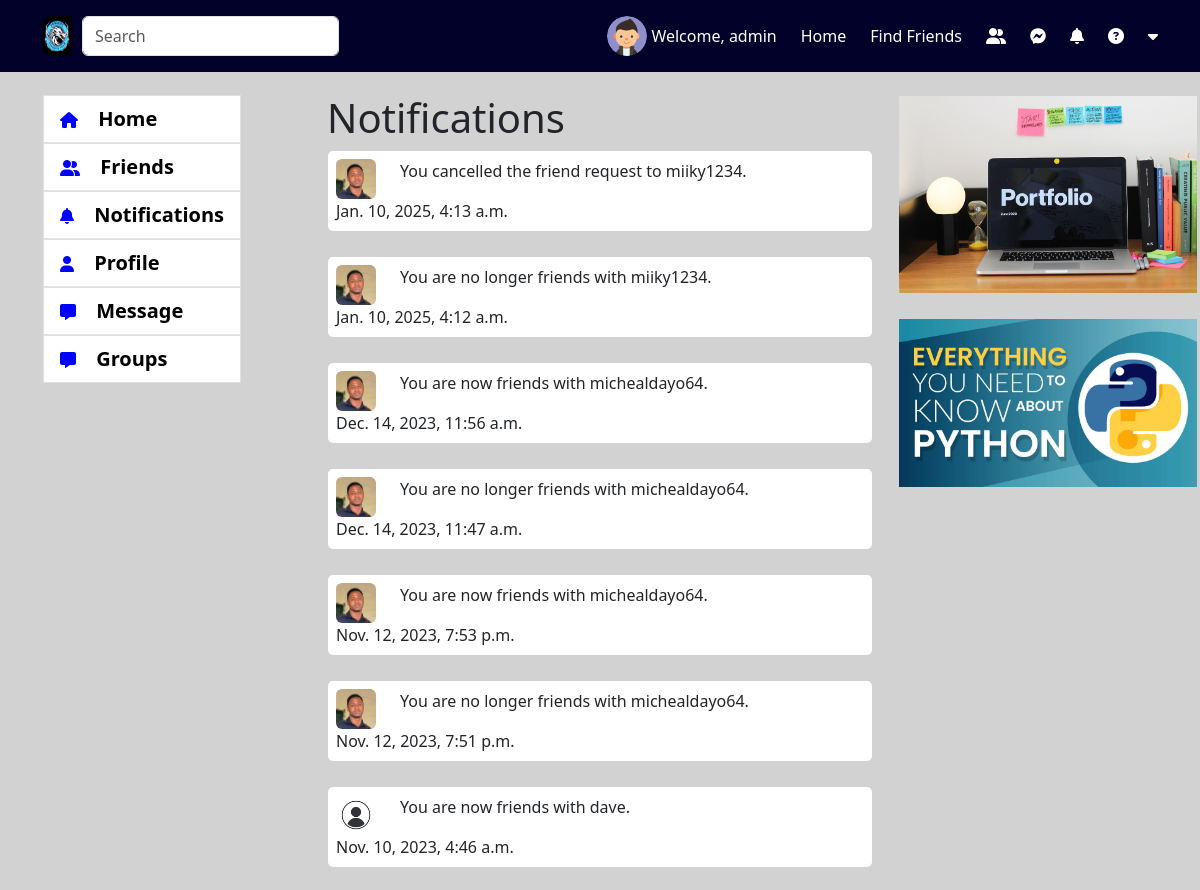
The app's page /notification/ (signed in, upper part), older data.
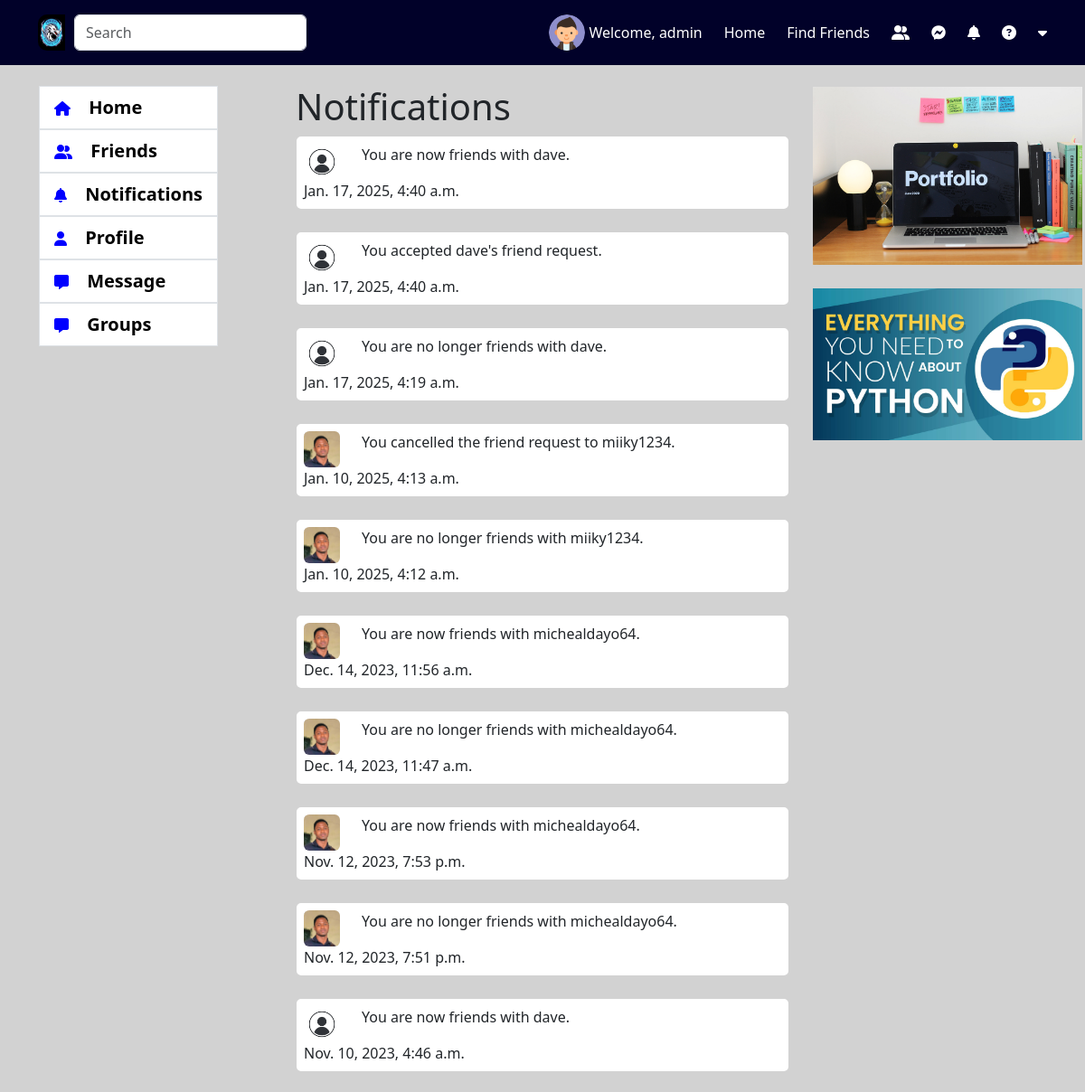
The same page, newer data.
### notification_app/models.py (models this page shows, shortened)
class Notification(models.Model):
    target = models.ForeignKey(
        settings.AUTH_USER_MODEL, on_delete=models.CASCADE)
    from_user = models.ForeignKey(
        settings.AUTH_USER_MODEL, on_delete=models.CASCADE, null=True, blank=True, related_name='from_user')
    redirect_url = models.URLField(max_length=500, null=True, unique=False,
                                   blank=True, help_text="The URL to redirect to when to clicked")
    verb = models.CharField(
        max_length=255, unique=False, blank=True, null=True)
    timestamp = models.DateTimeField(auto_now_add=True)
    read = models.BooleanField(default=False)
    content_type = models.ForeignKey(ContentType, on_delete=models.SET_NULL, null=True)
    object_id = models.PositiveBigIntegerField()
    content_object = GenericForeignKey()

### account/models.py (models this page shows, shortened)
class Accounts(AbstractBaseUser):
    email = models.EmailField(verbose_name="email", max_length=60, unique=True)
    username = models.CharField(max_length=30, unique=True)
    first_name = models.CharField(max_length=30, null=True, blank=True)
    last_name = models.CharField(max_length=30, null=True, blank=True)
    date_joined = models.DateTimeField(
        verbose_name='date joined', auto_now_add=True)
    last_login = models.DateTimeField(verbose_name='last login', auto_now=True)
    is_admin = models.BooleanField(default=False)
    is_active = models.BooleanField(default=True)
    is_staff = models.BooleanField(default=False)
    is_superuser = models.BooleanField(default=False)
    profile_image = models.ImageField(max_length=255, upload_to=get_profile_image_filepath,
                                      null=True, blank=True, default=get_default_profile_image)
    hide_email = models.BooleanField(default=True)
    uid = models.CharField(max_length=225, blank=True, null=True)
    USERNAME_FIELD = 'email'
    REQUIRED_FIELDS = ['username']
    objects = MyAccountManager()

### notification_app/views.py (the view)
# urls.py: path('', notification_index, name="notification-index")
def notification_index(request):
    context = {}
    user = request.user
    if user.is_authenticated:
        friend_request_ct = ContentType.objects.get_for_model(FriendRequest)
        friend_list_ct = ContentType.objects.get_for_model(FriendsList)
        notifications = Notification.objects.filter(target=user, content_type__in=[
                                                    friend_request_ct, friend_list_ct]).order_by('-timestamp')
        context['notifications'] = notifications
    return render(request, 'notification_app/notification.html', context)

### account/views.py (called while the page is built)
def get_tokens_for_user(user):
    refresh = RefreshToken.for_user(user)
    return {
        'token': {
            'refresh': str(refresh),
            'access': str(refresh.access_token),
        },
        'msg': 'Login Successfully'
    }

### notification_app/context_processors.py (called while the page is built)
def get_user_token(request):
    user = request.user
    return {'user_access_token': get_tokens_for_user(user)['token']['access']}

### notification_app/templates/notification_app/notification.html (shortened to what this page needs)
{% extends 'base.html' %}
{% load static %}
{% block content %}
<br>
    <div class="row">
      <div class="col-3 left-notification-container">
        {% include 'snippets/left-menu.html' %}
      </div>
      <div class="col-sm-12 col-md-6 mx-auto">
        <h1>Notifications</h1>
        {% for i in notifications %}
        <div class="card p-2">
            <div class="d-flex align-items-center">
              <img class="rounded" style="width: 40px; height: 40px;" src="{{ i.from_user.profile_image.url }}" alt="" srcset="">
              <p class="ms-4">{{ i.verb }}</p>
            </div>
            <span class="font-weight-bold">{{ i.timestamp }}</span>
        </div>
        <br>
        {% endfor %}
      </div>
      <div class="col-3 right-notification-container">
        <div class="card">
          {% include 'snippets/right-data.html' %}
        </div>
      </div>
    </div>
{% endblock %}

Row changes from the older to the newer data that the page shows:
added Notification: from_user.profile_image (picture), verb "You are now friends with dave.", timestamp "Jan. 17, 2025, 4:40 a.m."
added Notification: from_user.profile_image (picture), verb "You accepted dave's friend request.", timestamp "Jan. 17, 2025, 4:40 a.m."
added Notification: from_user.profile_image (picture), verb "You are no longer friends with dave.", timestamp "Jan. 17, 2025, 4:19 a.m."
